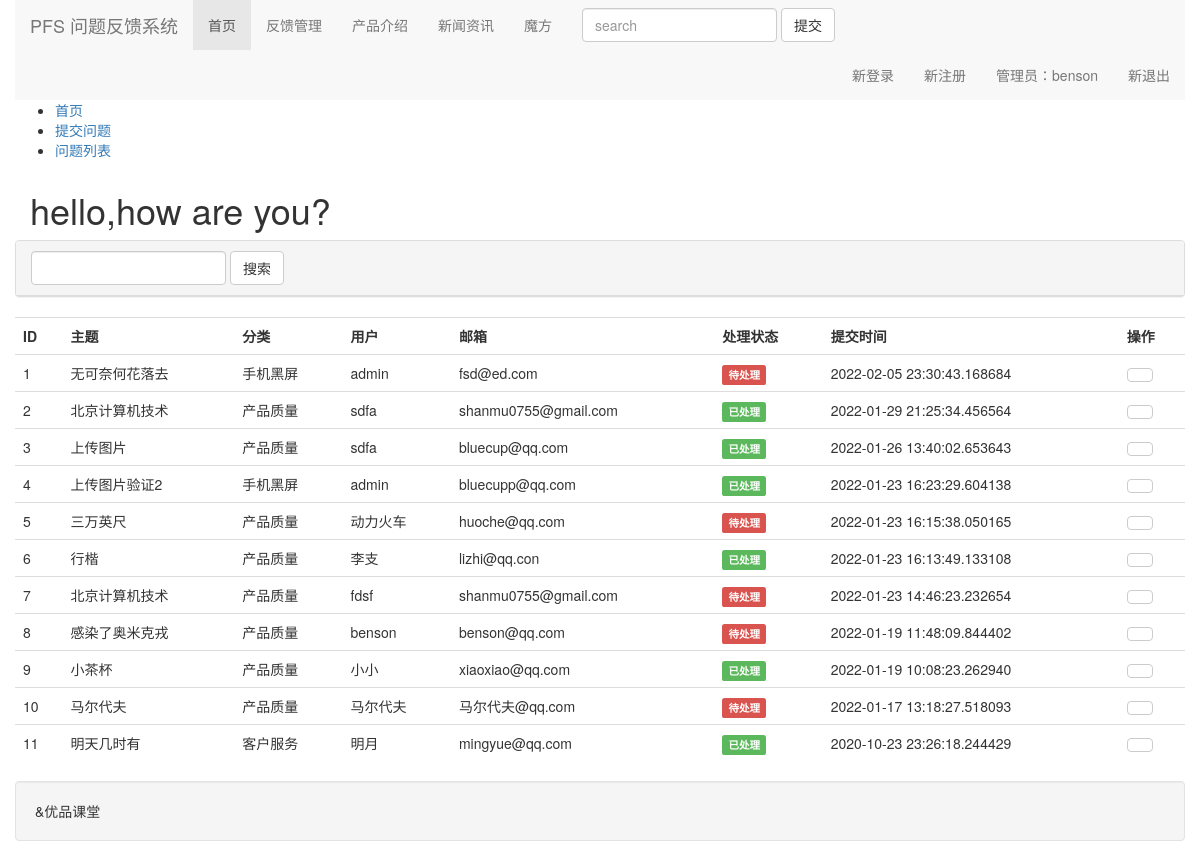
/admin/list (signed in), run on the app's committed database.
### tables this page shows
CREATE TABLE feedback(
    Subject text,
    CategoryID integer,
    UserName text,
    Email text,
    Image text,
    Body text,
    State Boolean,
    Reply text,
    ReleaseTime Datetime,
    FOREIGN KEY (CategoryID) references category(ROWID)
);

CREATE TABLE category(
    categoryName text
);

### 10_class.py (the view)
@app.route('/admin/list')
def feedback_list():
    key = request.args.get('key', '')
    sql = "select f.ROWID,f.*,c.CategoryName from feedback f inner join category c on " \
          "c.ROWID = f.CategoryID where f.Subject like ? order by f.ROWID DESC "
    feedbacks = query_sql(sql, ('%{}%'.format(key),))   # ？ 加入了模糊查询
    return render_template('feedback-list.html', items=feedbacks)

### 10_class.py (called while the page is built)
def make_dicts(cursor,row):         #cursor是游标，row是行
    return dict((cursor.description[i][0],value) for i ,value in enumerate(row))

def get_db():
    db = getattr(g,'_database',None)
    if db is None:
        db = g._database = sqlite3.connect(DATABASE_URL)   #简写，多目标赋值
        db.row_factory = make_dicts
    return db

def query_sql(sql,prms=(), one=False):
    c = get_db().cursor()
    result = c.execute(sql,prms).fetchall()
    c.close()
    return (result[0] if result else None) if one else result

@app.teardown_appcontext
def close_connection(exeption):
    db = getattr(g,'_database',None)
    if db is not None:
        db.close()

### templates/feedback-list.html (shortened to what this page needs)
{% extends 'base.html' %}
{% block main_content %}
    <div class="row">
        <div class="panel panel-default">
            <div class="panel-heading">
                <form action="#" class="form-inline">
                    <input type="text" class="form-control" name="key" id="key">
                    <input type="submit" class="btn btn-default" value="搜索">
                </form>
            </div>
        </div>
    <table class="table table-hover">
        <tr>
            <th>ID</th>
            <th>主题</th>
            <th>分类</th>
            <th>用户</th>
            <th>邮箱</th>
            <th>处理状态</th>
            <th>提交时间</th>
            <th>操作</th>
        </tr>
        {% for item in items %}
            <tr>
                <td>{{ loop.index }}</td>
                <td>{{ item['Subject'] }}</td>
                <td>{{ item['categoryName'] }}</td>
                <td>{{ item['UserName'] }}</td>
                <td>{{ item.Email }}</td>
                <td><span class="label label-{{ 'danger' if item['State']==0 else 'success' }}">{{ '待处理' if item['State']==0 else '已处理' }}</span></td>
                <td>{{ item['ReleaseTime'] }}</td>
                <td>
                    <a href="#" class="btn btn-default" title="查看"></a>
                </td>
            </tr>
        {% endfor %}
    </table>
    </div>
{% endblock %}

### templates/base.html (shortened to what this page needs)
<!DOCTYPE html>
<html lang="en">
<head>
    <link rel="stylesheet" href="https://stackpath.bootstrapcdn.com/bootstrap/3.4.1/css/bootstrap.min.css">
</head>
<body>
   <div class="container">
       <div class="row">
           <nav class="navber navbar-default" role="navigation">
               <div class="navbar-header">
                   <a href="" class="navbar-brand">PFS 问题反馈系统</a>
               </div>
               <div class="collapse navbar-collapse">
                   <ul class="nav navbar-nav">
                       <li class="active"><a href="/">首页</a></li>
                       <li class="dropdown">
                           <a href="#" class="dropdown-toggle" data-toggle="dropdown">反馈管理</a>
                       </li>
                       <li><a href="{{ url_for('product.product_list') }}">产品介绍</a></li>
                       <li><a href="{{ url_for('articles.article_list') }}">新闻资讯</a></li>
                       <li><a href="{{ url_for('mofang.mofang_list') }}">魔方</a></li>
                   </ul>
                   <form class="navbar-form navbar-left" role="search">
                       <div class="form-group">
                           <input type="text" class="form-control" placeholder="search">
                       </div>
                       <button type="submit" class="btn btn-default">提交</button>
                   </form>
                   <ul class="nav navbar-nav navbar-right">
                       <li><a href="{{ url_for('logins.login') }}">新登录</a></li>
                       <li><a href="{{ url_for('mofang.mofang_list') }}">新注册</a></li>
                       <li class="dropdown">
                           <a href="#" class="dropdown-toggle" data-toggle="dropdown">
                               管理员：{{ session['admin'] if session['admin'] else '未登录' }}</a>
                               <li><a href="{{ url_for('sign_outt.sign_out') }}">新退出</a></li>
                       </li>
                   </ul>
               </div>
           </nav>
       </div>
       <div class="row">
            <ul class="breadrumb">
                <li><a href="/">首页</a></li>
                <li><a href="/feedback/">提交问题</a></li>
                <li><a href="/admin/list/">问题列表</a></li>
            </ul>
        </div>
        <h1>hello,how are you?</h1>
       {% block main_content %}
       {% endblock %}
        <div class="row">
            <div class="well">
                &优品课堂
            </div>
        </div>
   </div>
</body>
</html>

### data on the page
feedback: UserName "benson", Subject "感染了奥米克戎", categoryName "产品质量", Email "benson@qq.com", State "待处理", ReleaseTime "2022-01-19 11:48:09.844402"
feedback: Subject "无可奈何花落去", categoryName "手机黑屏", UserName "admin", Email "fsd@ed.com", State "待处理", ReleaseTime "2022-02-05 23:30:43.168684"
feedback: Subject "北京计算机技术", categoryName "产品质量", UserName "sdfa", Email "shanmu0755@gmail.com", State "已处理", ReleaseTime "2022-01-29 21:25:34.456564"
feedback: Subject "上传图片", categoryName "产品质量", UserName "sdfa", Email "bluecup@qq.com", State "已处理", ReleaseTime "2022-01-26 13:40:02.653643"
feedback: Subject "上传图片验证2", categoryName "手机黑屏", UserName "admin", Email "bluecupp@qq.com", State "已处理", ReleaseTime "2022-01-23 16:23:29.604138"
feedback: Subject "三万英尺", categoryName "产品质量", UserName "动力火车", Email "huoche@qq.com", State "待处理", ReleaseTime "2022-01-23 16:15:38.050165"
feedback: Subject "行楷", categoryName "产品质量", UserName "李支", Email "lizhi@qq.con", State "已处理", ReleaseTime "2022-01-23 16:13:49.133108"
feedback: Subject "北京计算机技术", categoryName "产品质量", UserName "fdsf", Email "shanmu0755@gmail.com", State "待处理", ReleaseTime "2022-01-23 14:46:23.232654"
feedback: Subject "小茶杯", categoryName "产品质量", UserName "小小", Email "xiaoxiao@qq.com", State "已处理", ReleaseTime "2022-01-19 10:08:23.262940"
feedback: Subject "马尔代夫", categoryName "产品质量", UserName "马尔代夫", Email "马尔代夫@qq.com", State "待处理", ReleaseTime "2022-01-17 13:18:27.518093"
feedback: Subject "明天几时有", categoryName "客户服务", UserName "明月", Email "mingyue@qq.com", State "已处理", ReleaseTime "2020-10-23 23:26:18.244429"
